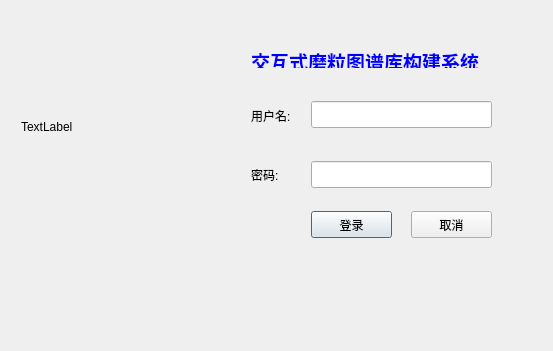
<?xml version="1.0" encoding="UTF-8"?>
<ui version="4.0">
 <class>Login</class>
 <widget class="QDialog" name="Login">
  <property name="geometry">
   <rect>
    <x>0</x>
    <y>0</y>
    <width>553</width>
    <height>351</height>
   </rect>
  </property>
  <property name="sizePolicy">
   <sizepolicy hsizetype="Expanding" vsizetype="Expanding">
    <horstretch>0</horstretch>
    <verstretch>0</verstretch>
   </sizepolicy>
  </property>
  <property name="windowTitle">
   <string>Dialog</string>
  </property>
  <property name="autoFillBackground">
   <bool>true</bool>
  </property>
  <layout class="QVBoxLayout" name="verticalLayout">
   <item>
    <widget class="QWidget" name="centralWidget" native="true">
     <widget class="QLineEdit" name="_editUsername">
      <property name="geometry">
       <rect>
        <x>300</x>
        <y>90</y>
        <width>181</width>
        <height>27</height>
       </rect>
      </property>
      <property name="sizePolicy">
       <sizepolicy hsizetype="Expanding" vsizetype="Expanding">
        <horstretch>0</horstretch>
        <verstretch>0</verstretch>
       </sizepolicy>
      </property>
     </widget>
     <widget class="QLineEdit" name="_editPasswd">
      <property name="geometry">
       <rect>
        <x>300</x>
        <y>150</y>
        <width>181</width>
        <height>27</height>
       </rect>
      </property>
      <property name="sizePolicy">
       <sizepolicy hsizetype="Expanding" vsizetype="Expanding">
        <horstretch>0</horstretch>
        <verstretch>0</verstretch>
       </sizepolicy>
      </property>
      <property name="echoMode">
       <enum>QLineEdit::Password</enum>
      </property>
     </widget>
     <widget class="QPushButton" name="_login">
      <property name="geometry">
       <rect>
        <x>300</x>
        <y>200</y>
        <width>81</width>
        <height>27</height>
       </rect>
      </property>
      <property name="sizePolicy">
       <sizepolicy hsizetype="Expanding" vsizetype="Expanding">
        <horstretch>0</horstretch>
        <verstretch>0</verstretch>
       </sizepolicy>
      </property>
      <property name="text">
       <string>登录</string>
      </property>
     </widget>
     <widget class="QPushButton" name="_cancel">
      <property name="geometry">
       <rect>
        <x>400</x>
        <y>200</y>
        <width>81</width>
        <height>27</height>
       </rect>
      </property>
      <property name="sizePolicy">
       <sizepolicy hsizetype="Expanding" vsizetype="Expanding">
        <horstretch>0</horstretch>
        <verstretch>0</verstretch>
       </sizepolicy>
      </property>
      <property name="text">
       <string>取消</string>
      </property>
     </widget>
     <widget class="QLabel" name="_icon">
      <property name="geometry">
       <rect>
        <x>10</x>
        <y>90</y>
        <width>91</width>
        <height>51</height>
       </rect>
      </property>
      <property name="text">
       <string>TextLabel</string>
      </property>
     </widget>
     <widget class="QLabel" name="label">
      <property name="geometry">
       <rect>
        <x>240</x>
        <y>96</y>
        <width>51</width>
        <height>17</height>
       </rect>
      </property>
      <property name="text">
       <string>用户名:</string>
      </property>
     </widget>
     <widget class="QLabel" name="label_2">
      <property name="geometry">
       <rect>
        <x>240</x>
        <y>155</y>
        <width>41</width>
        <height>17</height>
       </rect>
      </property>
      <property name="text">
       <string>密码:</string>
      </property>
     </widget>
     <widget class="QLabel" name="label_3">
      <property name="geometry">
       <rect>
        <x>240</x>
        <y>36</y>
        <width>261</width>
        <height>21</height>
       </rect>
      </property>
      <property name="text">
       <string>&lt;html&gt;&lt;head/&gt;&lt;body&gt;&lt;p&gt;&lt;span style=&quot; font-size:14pt; font-weight:600; color:#0000ff;&quot;&gt;交互式磨粒图谱库构建系统&lt;/span&gt;&lt;/p&gt;&lt;/body&gt;&lt;/html&gt;</string>
      </property>
     </widget>
    </widget>
   </item>
  </layout>
 </widget>
 <resources/>
 <connections/>
</ui>
